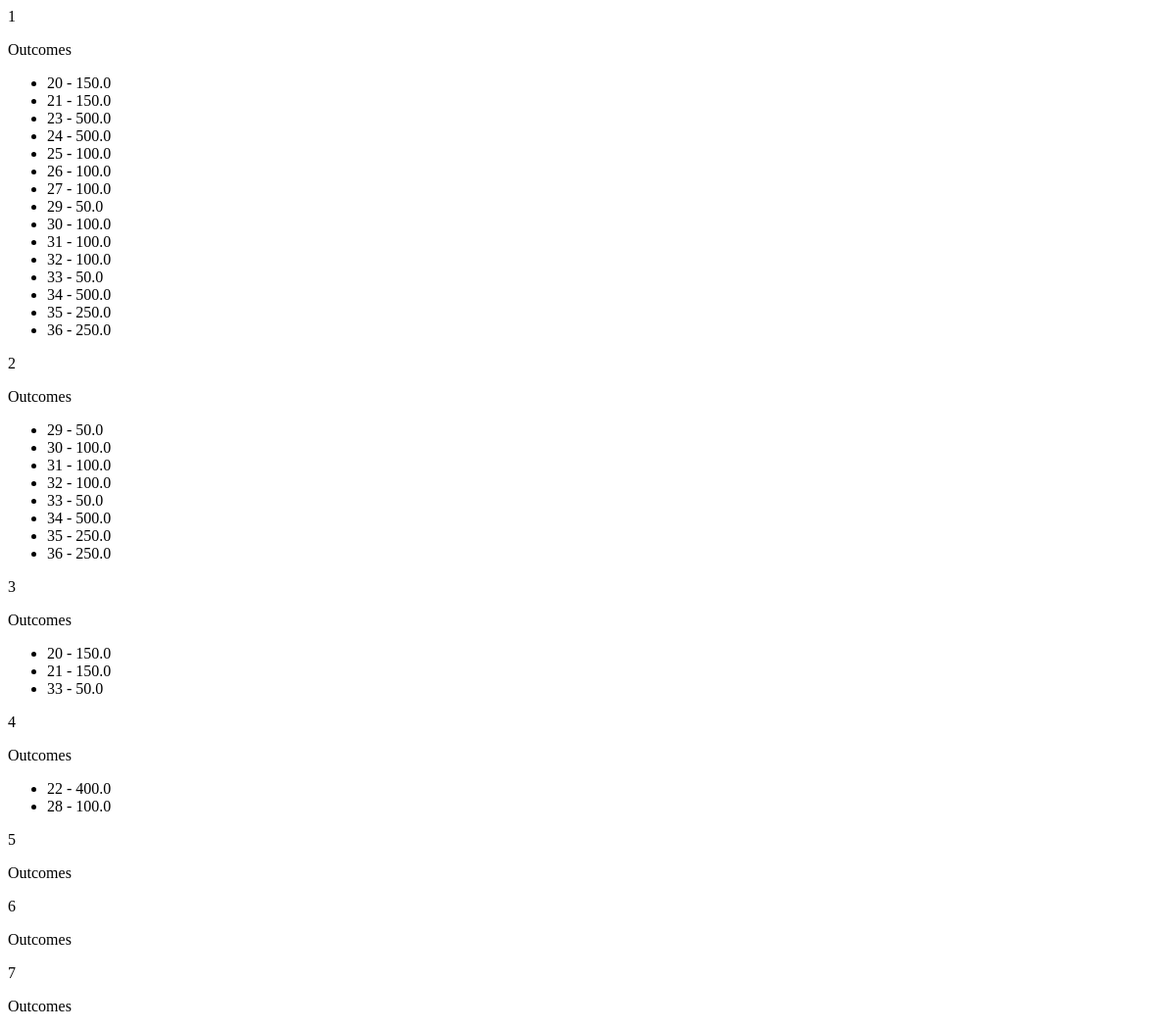
The page /test/ on the database as committed earlier.
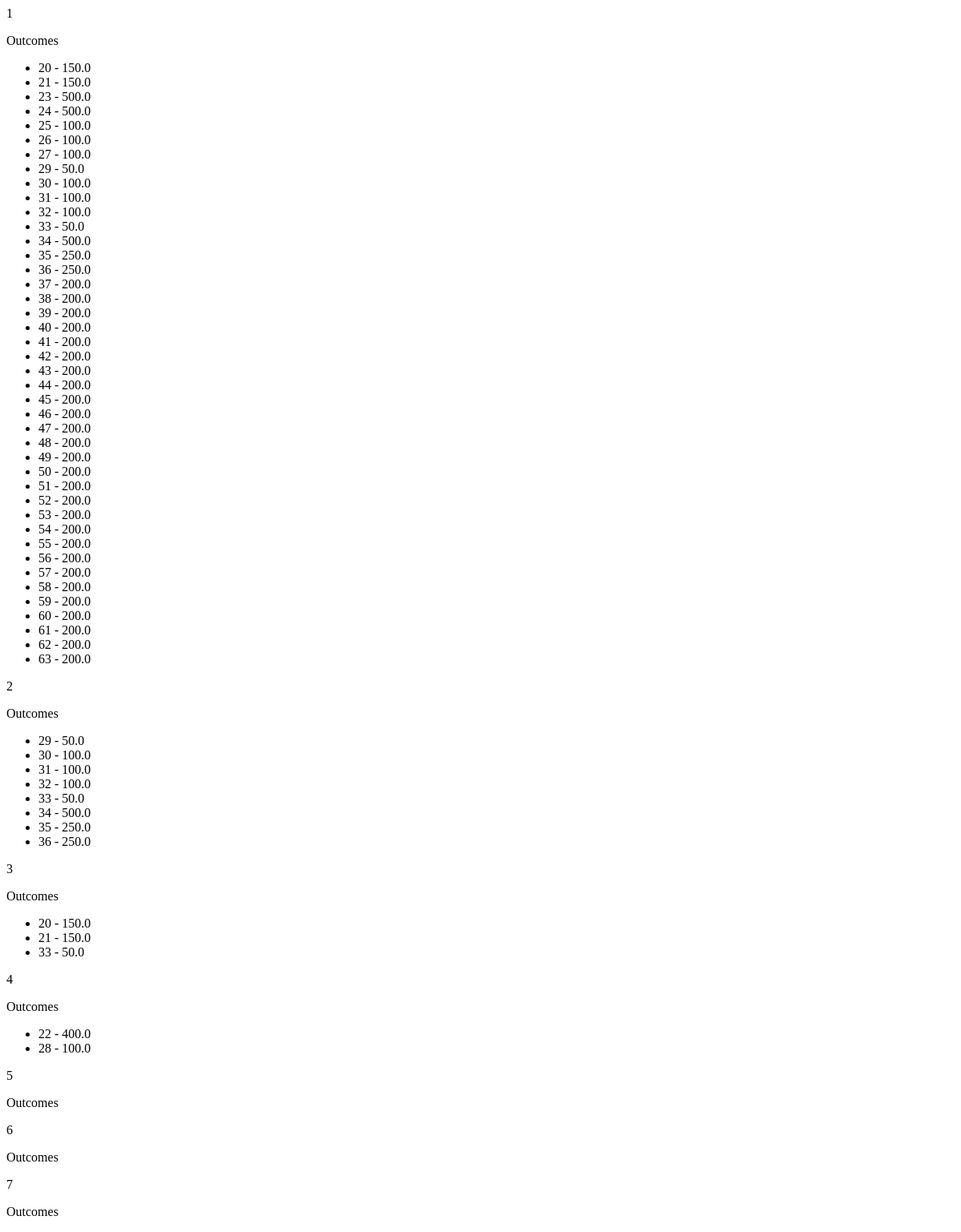
The same page on the database as committed later.
### transactions/models.py (models this page shows, shortened)
class Account(models.Model):
    balance = models.FloatField(validators=[MinValueValidator(0)])
    user = models.ForeignKey(User, on_delete=models.PROTECT)
    created = models.DateTimeField(auto_now_add=True)
    transactions = models.ManyToManyField('self', through='Transaction')
    is_active = models.BooleanField(default=True)
    class Meta:
        verbose_name = 'Cчет'
        verbose_name_plural = 'Cчета'

class Transaction(models.Model):
    date_time = models.DateTimeField(auto_now_add=True)
    amount = models.FloatField(validators=[MinValueValidator(0)])
    from_accounts = models.ManyToManyField(Account, related_name='outcomes')
    to_account = models.ForeignKey(Account, on_delete=models.CASCADE, related_name='incomes')
    is_cancelled = models.BooleanField(default=False)
    class Meta:
        verbose_name = 'Транзакция'
        verbose_name_plural = 'Транзакции'

### transactions/views.py (the view)
# urls.py: path('test/', views.test, name='test'),
def test(request):
    account_list = Account.objects.prefetch_related(Prefetch('outcomes', Transaction.objects.annotate(outcome_amount=F('amount') / Count('from_accounts')))).all()
    return render(request, 'test.html', {'account_list': account_list})

### transactions/templates/test.html (shortened to what this page needs)
{% for account in account_list %}
    <p>{{ account.id }}</p>
    <p>Outcomes</p>
    <ul>
        {% for outcome in account.outcomes.all %}
            <li>{{ outcome.id }} - {{ outcome.outcome_amount }}</li>
        {% endfor %}
    </ul>
{% endfor %}

Rows that differ between the two databases and show on the page:
added Transaction: id "37", outcome_amount "200.0", shown under Account id 1
added Transaction: id "38", outcome_amount "200.0", shown under Account id 1
added Transaction: id "39", outcome_amount "200.0", shown under Account id 1
added Transaction: id "40", outcome_amount "200.0", shown under Account id 1
added Transaction: id "41", outcome_amount "200.0", shown under Account id 1
added Transaction: id "42", outcome_amount "200.0", shown under Account id 1
added Transaction: id "43", outcome_amount "200.0", shown under Account id 1
added Transaction: id "44", outcome_amount "200.0", shown under Account id 1
added Transaction: id "45", outcome_amount "200.0", shown under Account id 1
added Transaction: id "46", outcome_amount "200.0", shown under Account id 1
added Transaction: id "47", outcome_amount "200.0", shown under Account id 1
added Transaction: id "48", outcome_amount "200.0", shown under Account id 1
added Transaction: id "49", outcome_amount "200.0", shown under Account id 1
added Transaction: id "50", outcome_amount "200.0", shown under Account id 1
added Transaction: id "51", outcome_amount "200.0", shown under Account id 1
added Transaction: id "52", outcome_amount "200.0", shown under Account id 1
added Transaction: id "53", outcome_amount "200.0", shown under Account id 1
added Transaction: id "54", outcome_amount "200.0", shown under Account id 1
added Transaction: id "55", outcome_amount "200.0", shown under Account id 1
added Transaction: id "56", outcome_amount "200.0", shown under Account id 1
added Transaction: id "57", outcome_amount "200.0", shown under Account id 1
added Transaction: id "58", outcome_amount "200.0", shown under Account id 1
added Transaction: id "59", outcome_amount "200.0", shown under Account id 1
added Transaction: id "60", outcome_amount "200.0", shown under Account id 1
added Transaction: id "61", outcome_amount "200.0", shown under Account id 1
added Transaction: id "62", outcome_amount "200.0", shown under Account id 1
added Transaction: id "63", outcome_amount "200.0", shown under Account id 1
